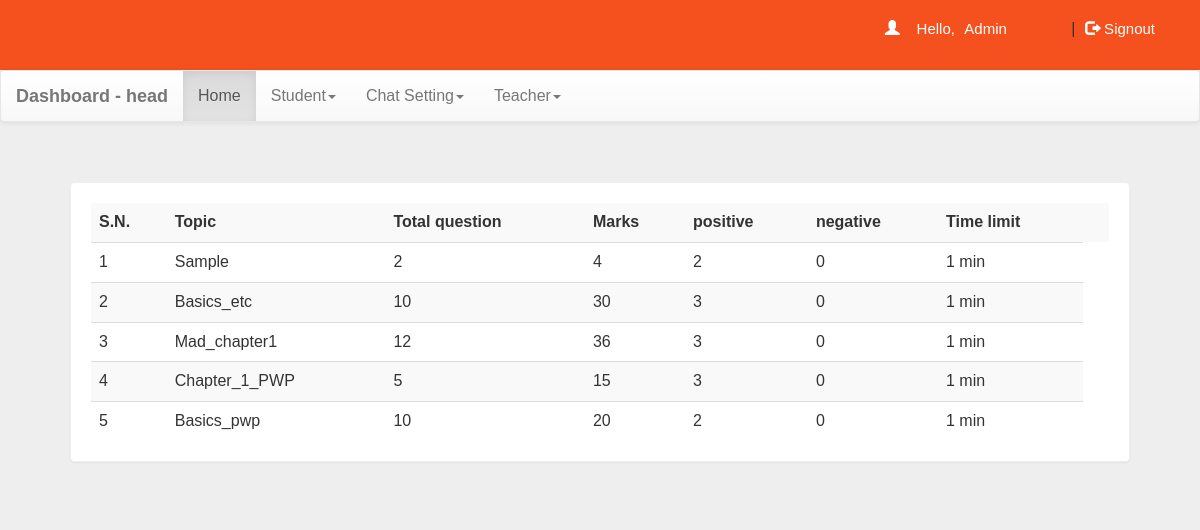
The page /headdash.php?q=0 (signed in) on the database its author committed.
### tables this page shows
CREATE TABLE `quiz` (
  `eid` varchar(100) NOT NULL,
  `title` varchar(100) NOT NULL,
  `right` int(11) NOT NULL,
  `wrong` int(11) NOT NULL,
  `total` int(11) NOT NULL,
  `test_time` bigint(20) NOT NULL,
  `intro` text NOT NULL,
  `sub_sf` varchar(100) DEFAULT NULL,
  `date` timestamp NOT NULL DEFAULT current_timestamp() ON UPDATE current_timestamp(),
  `teacher_username` varchar(50) DEFAULT NULL,
  `dept_sf` varchar(10) DEFAULT NULL,
  `semester` int(11) DEFAULT NULL
);

### headdash.php (the view, shortened to what this page needs)
<!DOCTYPE html PUBLIC "-//W3C//DTD XHTML 1.0 Transitional//EN" "http://www.w3.org/TR/xhtml1/DTD/xhtml1-transitional.dtd">
<html xmlns="http://www.w3.org/1999/xhtml">
  <head>
      <link  rel="stylesheet" href="css/bootstrap.min.css"/>
      <link  rel="stylesheet" href="css/bootstrap-theme.min.css"/>
      <link rel="stylesheet" href="css/main.css">
      <link  rel="stylesheet" href="css/font.css">
  </head>
  <body  style="background:#eee;">
      <div class="header">
        <div class="row">
            <?php
            include_once "dbConnection.php";
            $email = $_SESSION["email"];
            if (!isset($_SESSION["email"])) {
                header("location:index.php");
            } else {
                $name = $_SESSION["name"];
                echo '<span class="pull-right top title1" ><span class="log1"><span class="glyphicon glyphicon-user" aria-hidden="true"></span>&nbsp;&nbsp;&nbsp;&nbsp;Hello,</span> <a href="headdash.php" class="log log1">' .
                    $name .
                    '</a>&nbsp;|&nbsp;<a href="logout.php?q=headdash.php" class="log"><span class="glyphicon glyphicon-log-out" aria-hidden="true"></span>&nbsp;Signout</button></a></span>';
            }
            ?>
        </div>
      </div>
      <nav class="navbar navbar-default title1">
        <div class="container-fluid">
            <div class="navbar-header">
              <a class="navbar-brand" href="headdash.php?q=0"><b>Dashboard - head</b></a>
            </div>
            <div class="collapse navbar-collapse" id="bs-example-navbar-collapse-1">
              <ul class="nav navbar-nav">
                  <li <?php if (@$_GET["q"] == 0) {
                      echo 'class="active"';
                  } ?>><a href="headdash.php?q=0">Home<span class="sr-only">(current)</span></a></li>
                  <li class="dropdown <?php if (
                      @$_GET["q"] == 1.1 ||
                      @$_GET["q"] == 1.2
                  ) {
                      echo "active";
                  } ?>">
                    <a href="#" class="dropdown-toggle" data-toggle="dropdown" role="button" aria-haspopup="true" aria-expanded="false">Student<span class="caret"></span></a>
                  </li>
                  <li class="dropdown <?php if (
                      @$_GET["q"] == 2.1 ||
                      @$_GET["q"] == 2.2
                  ) {
                      echo "active";
                  } ?>">
                    <a href="#" class="dropdown-toggle" data-toggle="dropdown" role="button" aria-haspopup="true" aria-expanded="false">Chat Setting<span class="caret"></span></a>
                  </li>
                  <li class="dropdown <?php if (
                      @$_GET["q"] == 3.1 ||
                      @$_GET["q"] == 3.2
                  ) {
                      echo "active";
                  } ?>">
                    <a href="#" class="dropdown-toggle" data-toggle="dropdown" role="button" aria-haspopup="true" aria-expanded="false">Teacher<span class="caret"></span></a>
                  </li>
              </ul>
            </div>
        </div>
      </nav>
      <div class="container">
        <div class="row">
            <div class="col-md-12">
              <?php if (@$_GET["q"] == 0) {
                  ($result = mysqli_query(
                      $con,
                      "SELECT * FROM quiz ORDER BY date DESC"
                  )) or die("Error");
                  echo '<div class="panel"><table class="table table-striped title1">
                  <tr><td><b>S.N.</b></td><td><b>Topic</b></td><td><b>Total question</b></td><td><b>Marks</b></td><td><b>positive</b></td><td><b>negative</b></td><td><b>Time limit</b></td><td></td></tr>';
                  $c = 1;
                  while ($row = mysqli_fetch_array($result)) {
                      $title = $row["title"];
                      $total = $row["total"];
                      $right = $row["right"];
                      $wrong = $row["wrong"];
                      $time = $row["test_time"];
                      $eid = $row["eid"];
                      ($q12 = mysqli_query(
                          $con,
                          "SELECT score FROM history WHERE eid='$eid' AND email='$email'"
                      )) or die("Error98");
                      $rowcount = mysqli_num_rows($q12);
                      if ($rowcount == 0) {
                          echo "<tr><td>" .
                              $c++ .
                              "</td><td>" .
                              $title .
                              "</td><td>" .
                              $total .
                              "</td><td>" .
                              $right * $total .
                              "</td><td>" .
                              $right .
                              "</td><td>" .
                              $wrong .
                              "</td><td>" .
                              $time .
                              '&nbsp;min</td>
                    </tr>';
                      }
                  }
                  echo "</table></div>";
              } ?>
            </div>
        </div>
      </div>
  </body>
</html>

### css/main.css (style rules this page uses)
body { overflow-x:hidden; width:100%; font-size: 12px !important; font-family: Montserrat, sans-serif; background:#eee; min-height:550px; background-attachment:fixed; }
.panel { border-color:#eee; margin:40px; padding:20px; font: 15px "Century Gothic", "Times Roman", sans-serif; }
.header { background:#f4511e; height:70px; }
.title1 { font: 16px "Century Gothic", "Times Roman", sans-serif; }
.top { margin-top:20px; }
.log1 { font: 15px 'Montserrat', sans-serif; color:#fff; margin-left:10px; }
.log { margin:10px; margin-right:60px; margin-left:5px; color:#fff; text-decoration:none; font-size:20px; font-size:15px; }

### rows shown on the page
quiz: title "Sample", total "2", $right * $total "4", right "2", wrong "0", test_time "1"
quiz: title "Basics_etc", total "10", $right * $total "30", right "3", wrong "0", test_time "1"
quiz: title "Mad_chapter1", total "12", $right * $total "36", right "3", wrong "0", test_time "1"
quiz: title "Chapter_1_PWP", total "5", $right * $total "15", right "3", wrong "0", test_time "1"
quiz: title "Basics_pwp", total "10", $right * $total "20", right "2", wrong "0", test_time "1"

### other values the page prints
$name "Admin"
